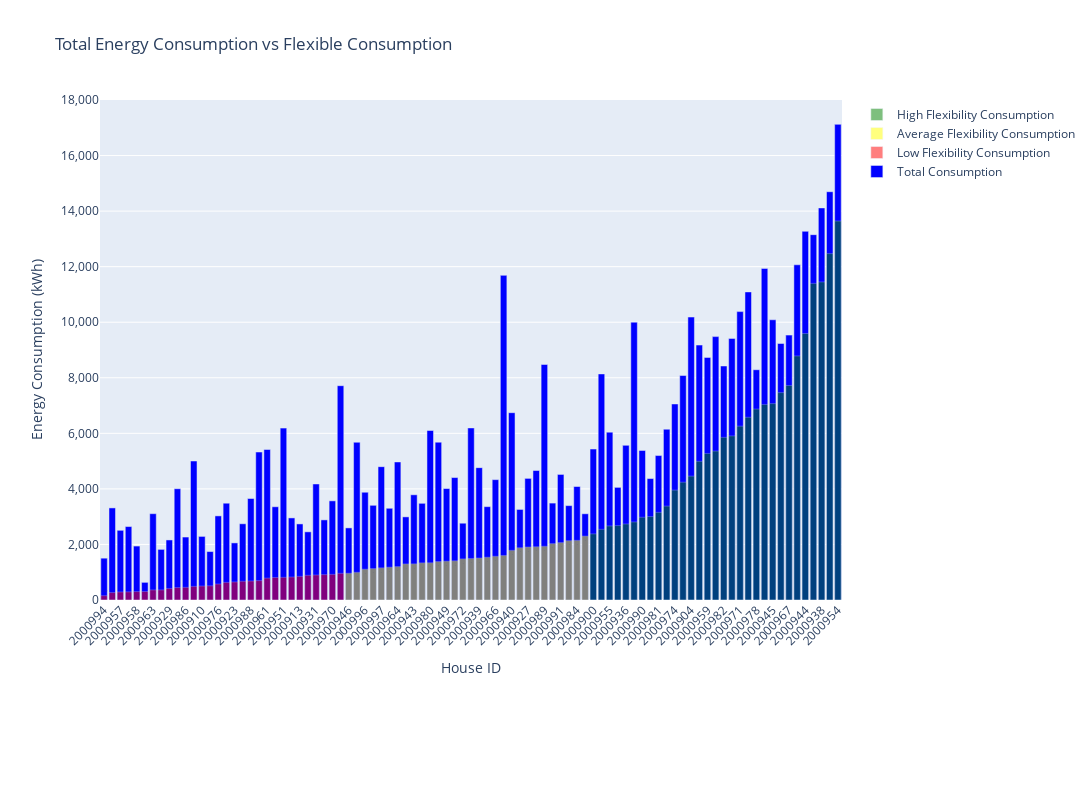

Notebook code cell kept with this figure:
### Code cell
# Create a figure
fig = go.Figure()

# Add bars for total consumption
fig.add_trace(go.Bar(
    x=merged_df['House ID'],
    y=merged_df['Total Consumption'],
    name='Total Consumption',
    marker_color='blue'
))

# Add bars for flexible consumption with colors based on flexibility category
fig.add_trace(go.Bar(
    x=low_df['House ID'],
    y=low_df['Total Flexible Consumption'],
    name='Low Flexibility Consumption',
    marker_color='red',
    text=low_df['Flexibility Category'],
    opacity=0.5
))

fig.add_trace(go.Bar(
    x=average_df['House ID'],
    y=average_df['Total Flexible Consumption'],
    name='Average Flexibility Consumption',
    marker_color='yellow',
    text=average_df['Flexibility Category'],
    opacity=0.5
))

fig.add_trace(go.Bar(
    x=high_df['House ID'],
    y=high_df['Total Flexible Consumption'],
    name='High Flexibility Consumption',
    marker_color='green',
    text=high_df['Flexibility Category'],
    opacity=0.5
))

# Update layout with appropriate y-axis range and formatting
fig.update_layout(
    title='Total Energy Consumption vs Flexible Consumption',
    xaxis_title='House ID',
    yaxis_title='Energy Consumption (kWh)',
    yaxis=dict(
        tickformat=',.0f',  # Use comma as a thousand separator
        range=[0, 18000]    # Set y-axis range to a maximum of 18,000
    ),
    barmode='overlay',
    xaxis_tickangle=-45,
    width=2000,  # Increase width to fit more house IDs
    height=800,  # Increase height for better readability
    margin=dict(
        l=100,   # left margin
        r=100,   # right margin
        b=200,  # bottom margin to accommodate x-axis labels
        t=100   # top margin for title
    ),
    legend_traceorder='reversed'  # Reverse the order of items in the legend
)

# Show the figure
fig.show()

### Figure 1 — Plotly figure (JSON) as saved in the notebook; plotly's stock layout.template omitted (floating-point values rounded to 4 significant figures)
{"data": [{"marker": {"color": "blue"}, "name": "Total Consumption", "type": "bar", "x": ["2000994", "2000992", "2000957", "2000905", "2000958", "2000993", "2000963", "2000918", "2000929", "2000995", "2000986", "2000926", "2000910", "2000911", "2000976", "2000973", "2000923", "2000932", "2000988", "2000965", "2000961", "2000906", "2000951", "2000941", "2000913", "2000935", "2000931", "2000979", "2000970", "2000912", "2000946", "2000960", "2000996", "2000925", "2000997", "2000985", "2000964", "2000922", "2000943", "2000908", "2000980", "2000952", "2000949", "2000903", "2000972", "2000930", "2000939", "2000942", "2000966", "2000950", "2000940", "2000916", "2000927", "2000901", "2000989", "2000956", "2000991", "2000917", "2000984", "2000968", "2000900", "2000947", "2000955", "2000983", "2000936", "2000987", "2000990", "2000975", "2000981", "2000907", "2000974", "2000921", "2000904", "2000962", "2000959", "2000969", "2000982", "2000909", "2000971", "2000948", "2000978", "2000934", "2000945", "2000928", "2000967", "2000915", "2000944", "2000914", "2000938", "2000953", "2000954"], "y": [1506.0, 3315.0, 2509.0, 2644.0, 1942.0, 635.5, 3107.0, 1822.0, 2162.0, 4006.0, 2267.0, 5004.0, 2289.0, 1744.0, 3028.0, 3484.0, 2056.0, 2744.0, 3653.0, 5327.0, 5418.0, 3357.0, 6188.0, 2955.0, 2739.0, 2454.0, 4177.0, 2884.0, 3569.0, 7715.0, 2596.0, 5679.0, 3879.0, 3409.0, 4800.0, 3302.0, 4970.0, 2993.0, 3788.0, 3481.0, 6102.0, 5682.0, 4012.0, 4408.0, 2765.0, 6195.0, 4765.0, 3361.0, 4333.0, 11690.0, 6743.0, 3260.0, 4378.0, 4661.0, 8479.0, 3489.0, 4520.0, 3398.0, 4086.0, 3104.0, 5434.0, 8139.0, 6043.0, 4055.0, 5567.0, 10000.0, 5385.0, 4372.0, 5201.0, 6148.0, 7057.0, 8081.0, 10190.0, 9178.0, 8734.0, 9482.0, 8424.0, 9417.0, 10380.0, 11090.0, 8290.0, 11940.0, 10090.0, 9235.0, 9536.0, 12070.0, 13270.0, 13150.0, 14120.0, 14700.0, 17120.0]}, {"marker": {"color": "red"}, "name": "Low Flexibility Consumption", "opacity": 0.5, "text": ["Low", "Low", "Low", "Low", "Low", "Low", "Low", "Low", "Low", "Low", "Low", "Low", "Low", "Low", "Low", "Low", "Low", "Low", "Low", "Low", "Low", "Low", "Low", "Low", "Low", "Low", "Low", "Low", "Low", "Low"], "type": "bar", "x": ["2000994", "2000992", "2000957", "2000905", "2000958", "2000993", "2000963", "2000918", "2000929", "2000995", "2000986", "2000926", "2000910", "2000911", "2000976", "2000973", "2000923", "2000932", "2000988", "2000965", "2000961", "2000906", "2000951", "2000941", "2000913", "2000935", "2000931", "2000979", "2000970", "2000912"], "y": [156.3, 268.0, 289.4, 294.1, 303.1, 306.3, 363.3, 363.4, 415.8, 448.0, 455.4, 489.8, 502.8, 510.7, 575.7, 633.6, 649.8, 675.1, 683.7, 698.6, 787.9, 810.4, 816.2, 827.7, 850.6, 889.0, 900.9, 913.7, 921.8, 960.2]}, {"marker": {"color": "yellow"}, "name": "Average Flexibility Consumption", "opacity": 0.5, "text": ["Average", "Average", "Average", "Average", "Average", "Average", "Average", "Average", "Average", "Average", "Average", "Average", "Average", "Average", "Average", "Average", "Average", "Average", "Average", "Average", "Average", "Average", "Average", "Average", "Average", "Average", "Average", "Average", "Average", "Average"], "type": "bar", "x": ["2000946", "2000960", "2000996", "2000925", "2000997", "2000985", "2000964", "2000922", "2000943", "2000908", "2000980", "2000952", "2000949", "2000903", "2000972", "2000930", "2000939", "2000942", "2000966", "2000950", "2000940", "2000916", "2000927", "2000901", "2000989", "2000956", "2000991", "2000917", "2000984", "2000968"], "y": [963.2, 996.5, 1109.0, 1131.0, 1158.0, 1181.0, 1202.0, 1298.0, 1301.0, 1337.0, 1340.0, 1384.0, 1399.0, 1411.0, 1480.0, 1496.0, 1513.0, 1541.0, 1574.0, 1603.0, 1788.0, 1881.0, 1908.0, 1917.0, 1935.0, 2030.0, 2067.0, 2135.0, 2148.0, 2301.0]}, {"marker": {"color": "green"}, "name": "High Flexibility Consumption", "opacity": 0.5, "text": ["High", "High", "High", "High", "High", "High", "High", "High", "High", "High", "High", "High", "High", "High", "High", "High", "High", "High", "High", "High", "High", "High", "High", "High", "High", "High", "High", "High", "High", "High", "High"], "type": "bar", "x": ["2000900", "2000947", "2000955", "2000983", "2000936", "2000987", "2000990", "2000975", "2000981", "2000907", "2000974", "2000921", "2000904", "2000962", "2000959", "2000969", "2000982", "2000909", "2000971", "2000948", "2000978", "2000934", "2000945", "2000928", "2000967", "2000915", "2000944", "2000914", "2000938", "2000953", "2000954"], "y": [2381.0, 2544.0, 2666.0, 2680.0, 2737.0, 2810.0, 2979.0, 3004.0, 3156.0, 3380.0, 3956.0, 4241.0, 4459.0, 4993.0, 5276.0, 5361.0, 5855.0, 5908.0, 6258.0, 6577.0, 6874.0, 7040.0, 7070.0, 7466.0, 7723.0, 8786.0, 9594.0, 11400.0, 11450.0, 12470.0, 13640.0]}], "layout": {"barmode": "overlay", "height": 800, "legend": {"traceorder": "reversed"}, "margin": {"b": 200, "l": 100, "r": 100, "t": 100}, "title": {"text": "Total Energy Consumption vs Flexible Consumption"}, "width": 2000, "xaxis": {"tickangle": -45, "title": {"text": "House ID"}}, "yaxis": {"range": [0, 18000], "tickformat": ",.0f", "title": {"text": "Energy Consumption (kWh)"}}}}
